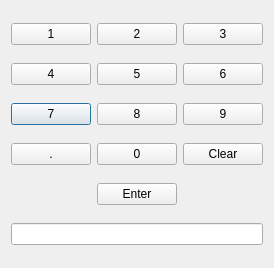
<?xml version="1.0" encoding="UTF-8"?>
<ui version="4.0">
 <class>numpad_ui</class>
 <widget class="QDialog" name="numpad_ui">
  <property name="geometry">
   <rect>
    <x>0</x>
    <y>0</y>
    <width>270</width>
    <height>268</height>
   </rect>
  </property>
  <property name="windowTitle">
   <string>Numpad</string>
  </property>
  <layout class="QGridLayout" name="gridLayout">
   <item row="2" column="0">
    <widget class="QPushButton" name="btn7">
     <property name="text">
      <string>7</string>
     </property>
    </widget>
   </item>
   <item row="0" column="2">
    <widget class="QPushButton" name="btn3">
     <property name="text">
      <string>3</string>
     </property>
    </widget>
   </item>
   <item row="1" column="2">
    <widget class="QPushButton" name="btn6">
     <property name="text">
      <string>6</string>
     </property>
    </widget>
   </item>
   <item row="3" column="1">
    <widget class="QPushButton" name="btn0">
     <property name="text">
      <string>0</string>
     </property>
    </widget>
   </item>
   <item row="2" column="2">
    <widget class="QPushButton" name="btn9">
     <property name="text">
      <string>9</string>
     </property>
    </widget>
   </item>
   <item row="1" column="1">
    <widget class="QPushButton" name="btn5">
     <property name="text">
      <string>5</string>
     </property>
    </widget>
   </item>
   <item row="3" column="2">
    <widget class="QPushButton" name="btnClear">
     <property name="text">
      <string>Clear</string>
     </property>
    </widget>
   </item>
   <item row="1" column="0">
    <widget class="QPushButton" name="btn4">
     <property name="text">
      <string>4</string>
     </property>
    </widget>
   </item>
   <item row="0" column="0">
    <widget class="QPushButton" name="btn1_2">
     <property name="text">
      <string>1</string>
     </property>
    </widget>
   </item>
   <item row="2" column="1">
    <widget class="QPushButton" name="btn8">
     <property name="text">
      <string>8</string>
     </property>
    </widget>
   </item>
   <item row="0" column="1">
    <widget class="QPushButton" name="btn2">
     <property name="text">
      <string>2</string>
     </property>
    </widget>
   </item>
   <item row="4" column="1">
    <widget class="QPushButton" name="btnEnter">
     <property name="text">
      <string>Enter</string>
     </property>
    </widget>
   </item>
   <item row="7" column="0" colspan="3">
    <widget class="QLineEdit" name="lineEdit"/>
   </item>
   <item row="3" column="0">
    <widget class="QPushButton" name="btnPiste">
     <property name="text">
      <string>.</string>
     </property>
    </widget>
   </item>
  </layout>
 </widget>
 <resources/>
 <connections/>
</ui>
